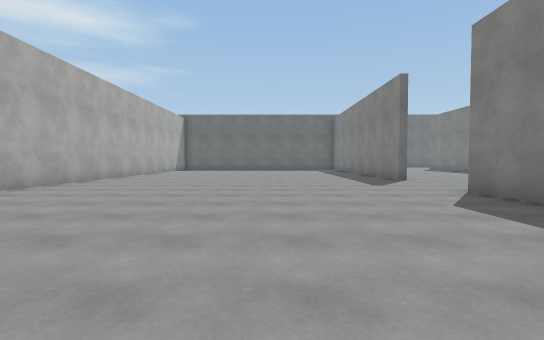
View 1 (above)

24 first-person views from a walk through a 3-D level made in the Unity game engine. The camera is 1.3 m above the floor, tilts 2° down and sees 85° across. The floor is counted in squares, 2 m on a side. Each view is taken from the middle of a square. On the plan, view 1 faces up. The plan holds only what a view shows up to about 9 squares ahead; the rest is blank. The place goes on beyond the plan. The player character is not drawn. Some animated figures are not drawn. Surface patterns are stand-ins for the level's own textures.

View 2
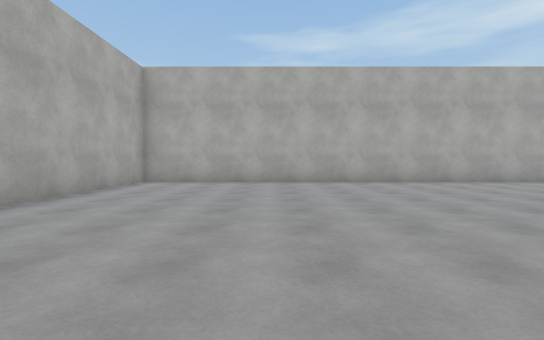

View 3
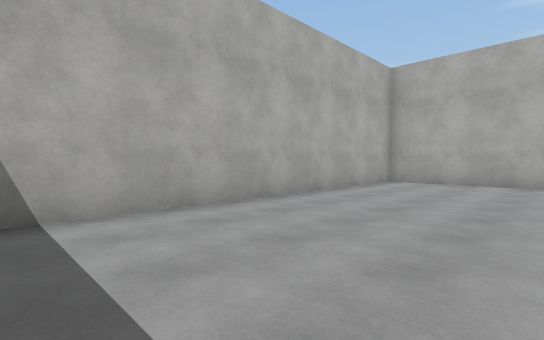

View 4
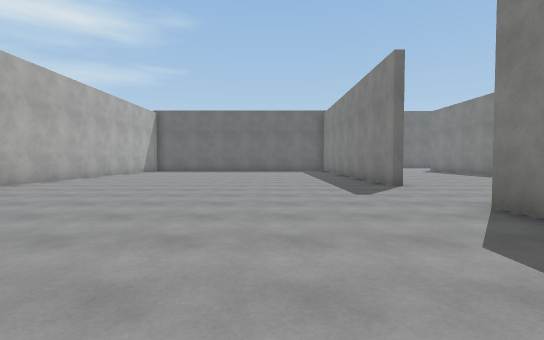

View 5
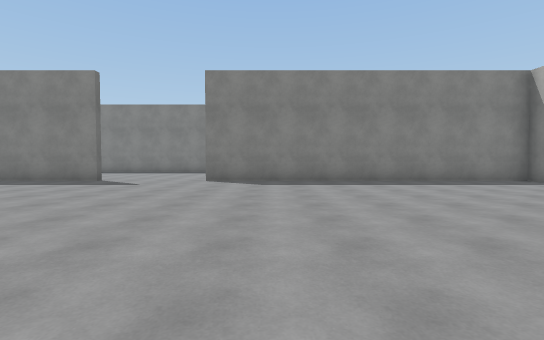

View 6
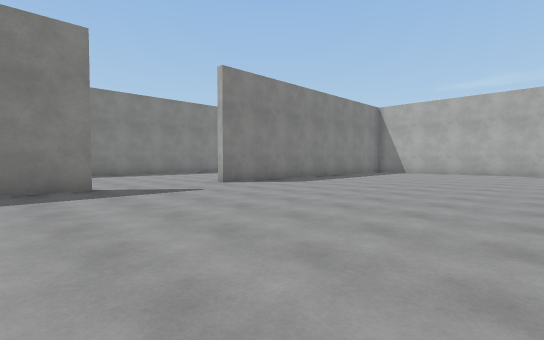

View 7
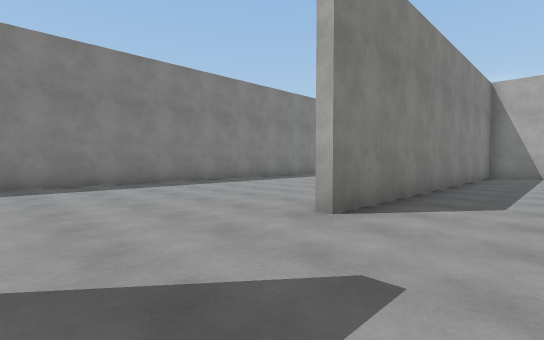

View 8
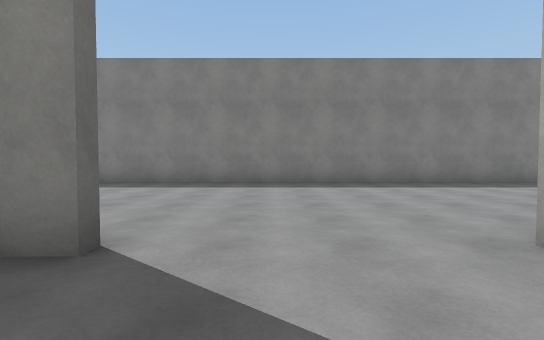

View 9
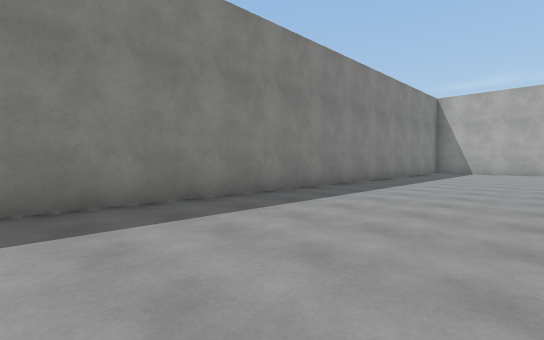

View 10
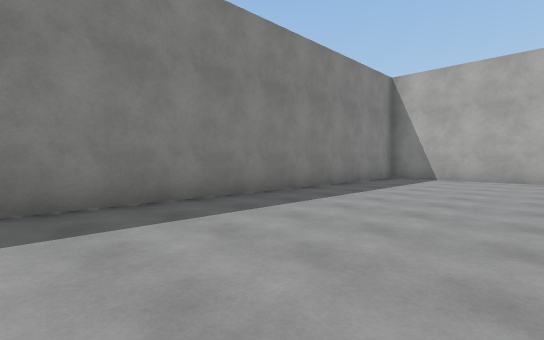

View 11
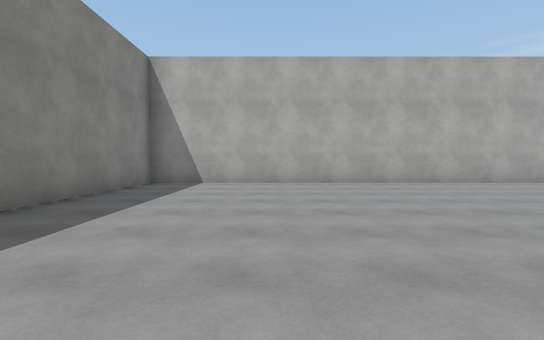

View 12
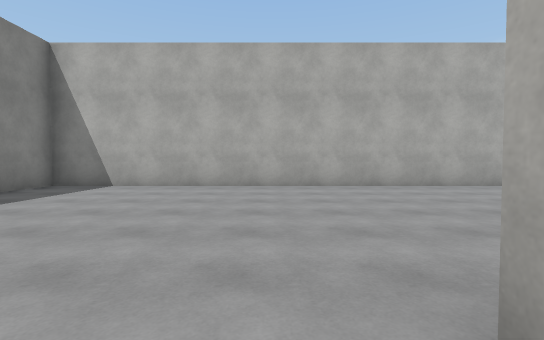

View 13
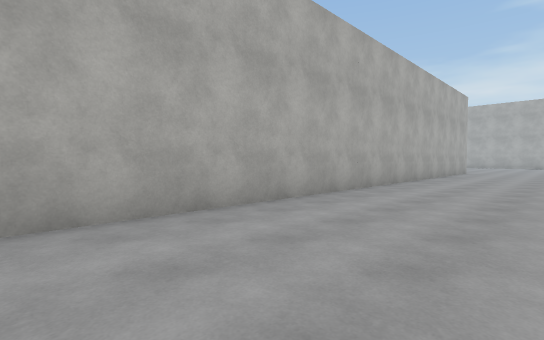

View 14
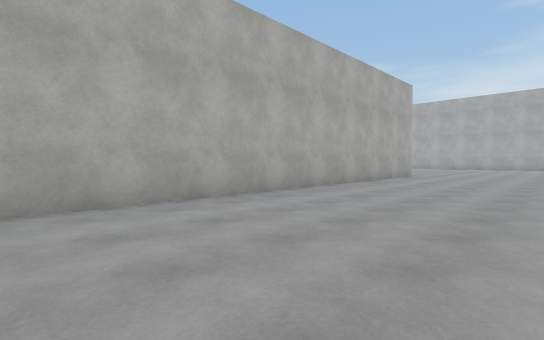

View 15
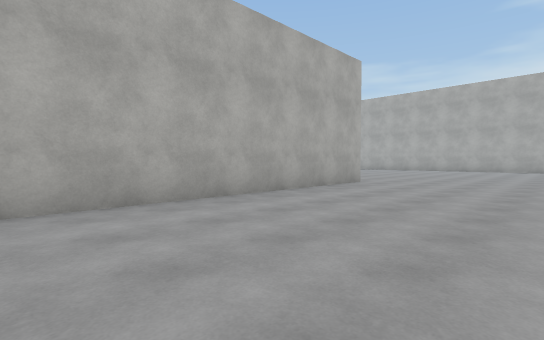

View 16
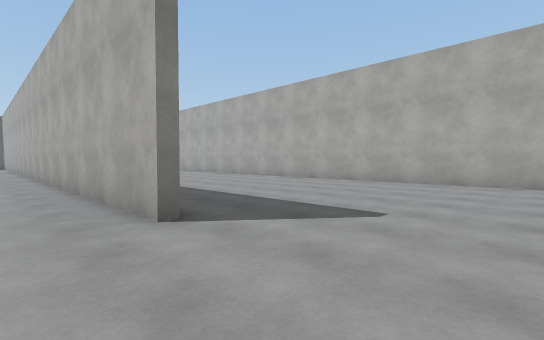

View 17
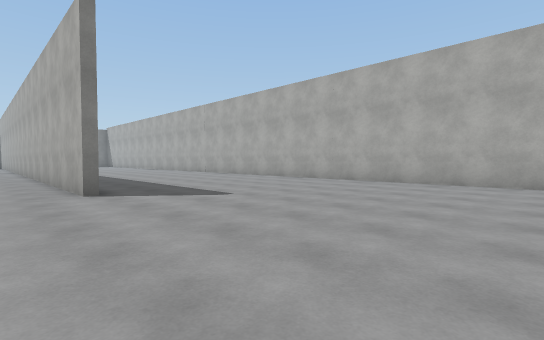

View 18
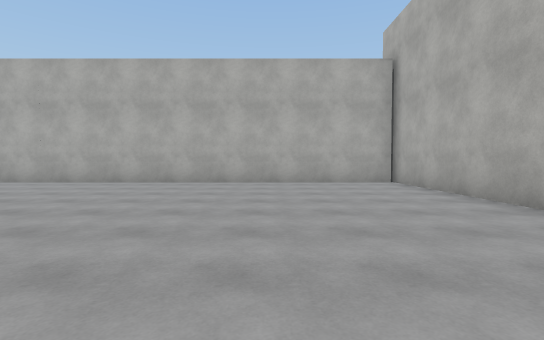

View 19
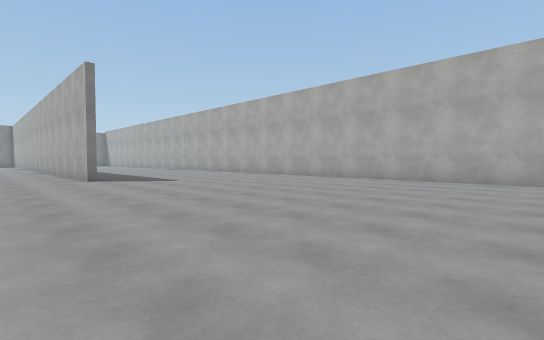

View 20
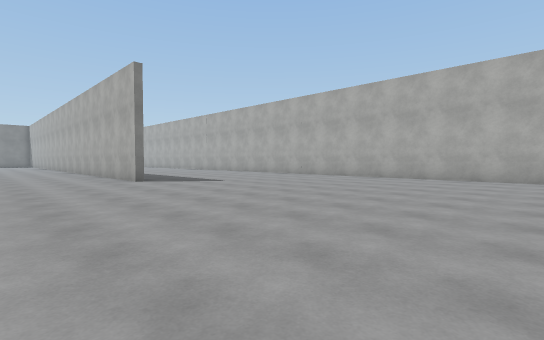

View 21
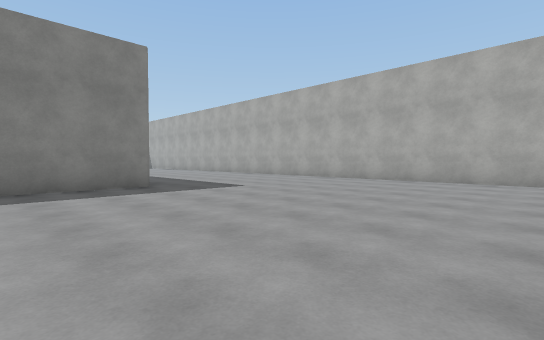

View 22
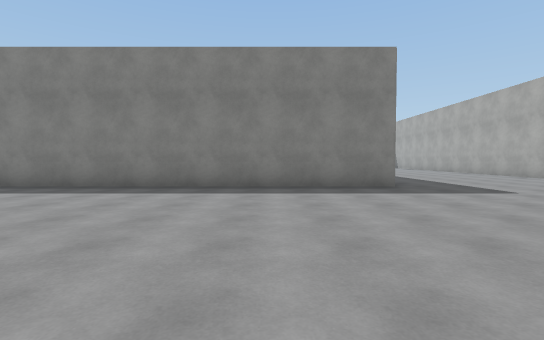

View 23
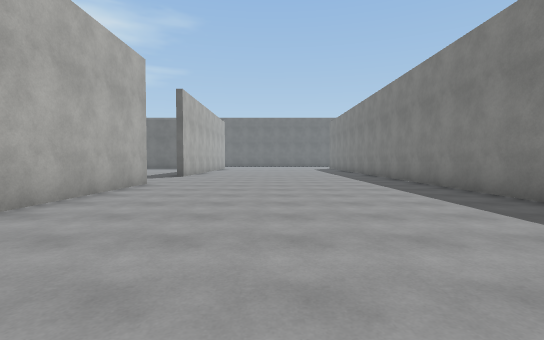

View 24
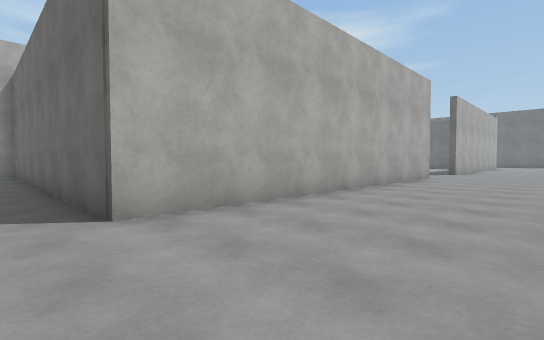

### Floor plan
Points are (right, up) in squares from view 1. A wall is a line through its corners. A room is listed if a view was taken in it or the views show most of it. See-through windows are left out.
Room 1 (views 1, 2, 3, 4, 5, 6, 7, 8)
walls: (4, 9.2) (4, 11.5); (-5.6, 11) (-5.6, -3.7) (4, -3.7) (4, 6.1)
ways out: opening at (5, 8) to room 2
Room 2 (views 9, 10, 11, 12, 13, 14, 15, 16, 17, 18, 19, 20, 21, 22, 23, 24)
walls: (-5.9, -4) (-5.9, 7.1); (-13.1, -10.3) (10.4, -10.3) (10.4, 11.5); (-13.4, 6) (-13.4, -4) (-21.8, -4); (-23.5, -17.5) (-11.6, -17.5)
ways out: opening at (5, 8) to room 1

Where each view was taken, in squares from view 1:
view 1: 0 up, 0 right, facing up
view 2: 0 up, 3 right, facing left
view 3: 0 up, 3 right, facing down-left
view 4: 2 up, 1 right, facing up
view 5: 4 up, 5 left, facing right
view 6: 11 up, 3 left, facing down-right
view 7: 9 up, 2 right, facing down-right
view 8: 8 up, 2 right, facing right
view 9: 5 up, 6 right, facing down-right
view 10: 0 up, 6 right, facing down-right
view 11: 2 down, 7 right, facing down
view 12: 3 down, 5 right, facing down
view 13: 7 down, 3 right, facing down-left
view 14: 6 down, 1 left, facing down-left
view 15: 6 down, 5 left, facing down-left
view 16: 9 down, 16 left, facing down-right
view 17: 9 down, 19 left, facing down-right
view 18: 9 down, 20 left, facing down
view 19: 8 down, 23 left, facing down-right
view 20: 7 down, 22 left, facing down-right
view 21: 1 down, 13 left, facing down-right
view 22: 1 down, 13 left, facing right
view 23: 2 down, 10 left, facing up
view 24: 5 down, 10 left, facing up-left
